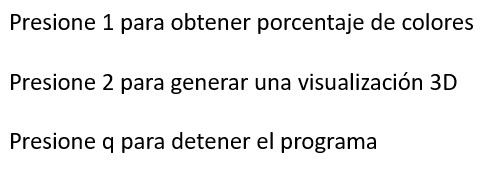
#> input picture img/HUD.jpg, 503 x 170 px
$ python -i porcentaje.py   (imports and definitions only)
#> lines starting #> are read from the running program, lines starting #| are printed output that depends on the picture; after the words box and inside, x2 and y2 are one past the last pixel; in counts of white or black regions, pixels touching at a corner belong together
#> further down, picture is the input picture: shape (170, 503, 3); min 0, max 255, mean 237.8
import cv2
import numpy as np
from api_fm import load_image

'''
se le aplica un algoritmo desconocido
Separa por mascaras de color según segmentación thresholding
https://machinelearningknowledge.ai/image-segmentation-in-python-opencv/#iv_Apply_K-Means
Encuentra un color (negro)
Se busca el porcentaje de este color
'''
def porcentaje(image):
    img = image
    # Here, you define your target color as
    # a tuple of three values: RGB
    black = [0, 0, 0]

    # You define an interval that covers the values
    # in the tuple and are below and above them by 20
    diff = 0

    # Be aware that opencv loads image in BGR format,
    # that's why the color values have been adjusted here:
    boundaries = ([black[2]-diff, black[1]-diff, black[0]-diff],
               [black[2]+diff, black[1]+diff, black[0]+diff])

    # Scale your BIG image into a small one:
    scalePercent = 1

    # Calculate the new dimensions
    width = int(img.shape[1] * scalePercent)
#> width = 503
    height = int(img.shape[0] * scalePercent)
#> height = 170
    newSize = (width, height)
#> newSize = (503, 170)

    # Resize the image:
    img = cv2.resize(img, newSize, None, None, None, cv2.INTER_AREA)

    # check out the image resized:
    # cv2.imshow("img resized", img)
    # cv2.waitKey(0)


    # for each range in your boundary list:
    (lower, upper) = boundaries

    # You get the lower and upper part of the interval:
    lower = np.array(lower, dtype=np.uint8)
    upper = np.array(upper, dtype=np.uint8)

    # cv2.inRange is used to binarize (i.e., render in white/black) an image
    # All the pixels that fall inside your interval [lower, uipper] will be white
    # All the pixels that do not fall inside this interval will
    # be rendered in black, for all three channels:
    mask = cv2.inRange(img, lower, upper)
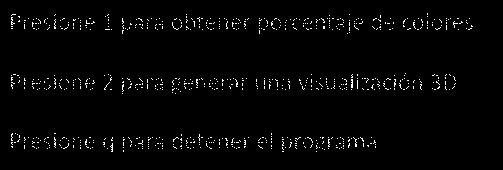
#> mask: shape (170, 503); 2% white in thin lines or dots, all inside (x1, y1, x2, y2) = (11, 13, 473, 152)
    # print(mask)

    # Check out the binary mask:
    # cv2.imshow("binary mask", mask)
    # cv2.waitKey(0)

    # Now, you AND the mask and the input image
    # All the pixels that are white in the mask will
    # survive the AND operation, all the black pixels
    # will remain black
    output = cv2.bitwise_and(img, img, mask=mask)
#> output: shape (170, 503, 3); every value is 0

    # Check out the ANDed mask:
    # cv2.imshow("ANDed mask", output)
    # cv2.waitKey(0)

    # You can use the mask to count the number of white pixels.
    # Remember that the white pixels in the mask are those that
    # fall in your defined range, that is, every white pixel corresponds
    # to a black pixel. Divide by the image size and you got the
    # percentage of black pixels in the original image:
    ratio_black = cv2.countNonZero(mask)/(img.size/3)
#> ratio_black = 0.0201

    # This is the color percent calculation, considering the resize I did earlier.
    colorPercent = (ratio_black * 100) / scalePercent
#> colorPercent = 2.01
    colorPercent = 100 - colorPercent
#> colorPercent = 97.99
    # Print the color percent, use 2 figures past the decimal point
    return np.round(colorPercent, 2)

        # numpy's hstack is used to stack two images horizontally,
        # so you see the various images generated in one figure:
        # cv2.imshow("images", np.hstack([img, output]))
        # cv2.waitKey(0)

    # return True

>>> import cv2
>>> picture = cv2.imread('../img/HUD.jpg')
>>> result = porcentaje(picture)
#> result = 97.99
